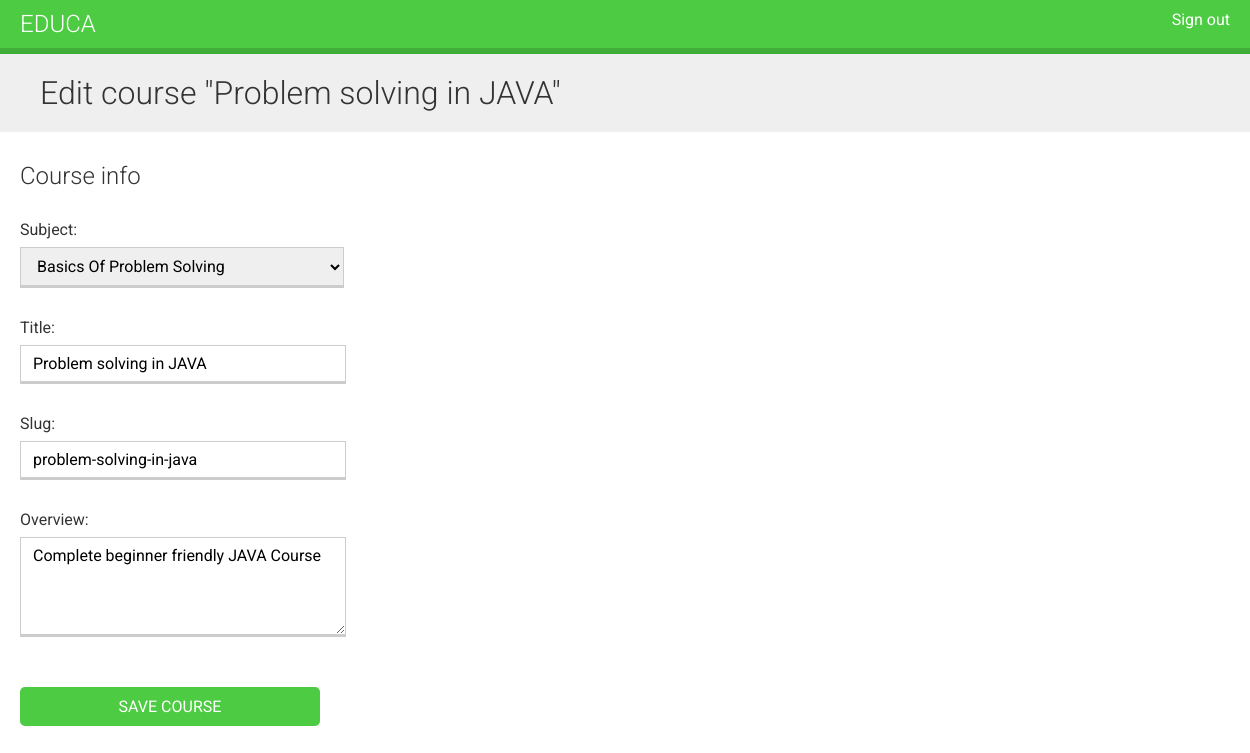
The page /course/3/edit/ (signed in) on the database its author committed.
### courses/models.py (models this page shows, shortened)
class Course(models.Model):
    owner = models.ForeignKey(User, related_name='courses_created', on_delete=models.CASCADE)
    subject = models.ForeignKey(Subject, related_name='courses', on_delete=models.CASCADE)
    title = models.CharField(max_length=200)
    slug = models.SlugField(max_length=200, unique=True)
    overview = models.TextField()
    created = models.DateTimeField(auto_now_add=True)
    class Meta:
        ordering = ['-created']

class Subject(models.Model):
    title = models.CharField(max_length=200)
    slug = models.SlugField(max_length=200, unique=True)
    class Meta:
        ordering = ['title']
    def __str__(self):
        return self.title

### courses/views.py (the view)
# urls.py: path('<pk>/edit/', views.CourseUpdateView.as_view(), name='course_edit'),
class CourseUpdateView(OwnerCourseEditMixin, UpdateView):
    permission_required = 'courses.change_course'

### courses/views.py (called while the page is built)
    def get_queryset(self):
        qs = super().get_queryset()
        return qs.filter(owner=self.request.user)

### courses/templates/courses/manage/course/form.html (shortened to what this page needs)
{% extends "base.html" %}
{% block content %}
  <h1>
    {% if object %}
      Edit course "{{ object.title }}"
    {% else %}
      Create a new course
    {% endif %}
  </h1>
  <div class="module">
    <h2>Course info</h2>
    <form method="post">
      {{ form.as_p }}
      <p><input type="submit" value="Save course"></p>
    </form>
  </div>
{% endblock %}

### courses/static/css/base.css (style rules this page uses)
body { margin:0; font-family:'Roboto', sans-serif; font-weight:400; color:#333; }
h1, h2, h3, h4, h5, h6 { font-family:'Roboto', sans-serif; font-weight:300; }
h1 { background:#efefef; width:100%; overflow:auto; padding:20px 0 20px 40px; margin:0; }
.module { padding:10px 20px; float:left; width:600px; }
.module p { margin:10px 0 20px; width:100%; float:left; }
form p { overflow:auto; }
label { float:left; clear:both; margin:0 0 8px 0; }
input, select, textarea { border:1px solid #ccc; border-bottom:3px solid #ccc; padding:8px 12px; font-size:16px; font-family:'Roboto', sans-serif; float:left; clear:both; width:300px; }
textarea { height:80px; }
select { width:324px; }
input[type=submit], a.button { border-radius:5px; background:#4dcc43; color:#fff; font-size:16px; text-transform:uppercase; border:none; padding:10px 20px; margin:20px 0; }

### rows shown on the page
Course: title "Problem solving in JAVA", subject "Basics Of Problem Solving", slug "problem-solving-in-java", overview "Complete beginner friendly JAVA Course"
Subject: title "Problem solving in JAVA"
